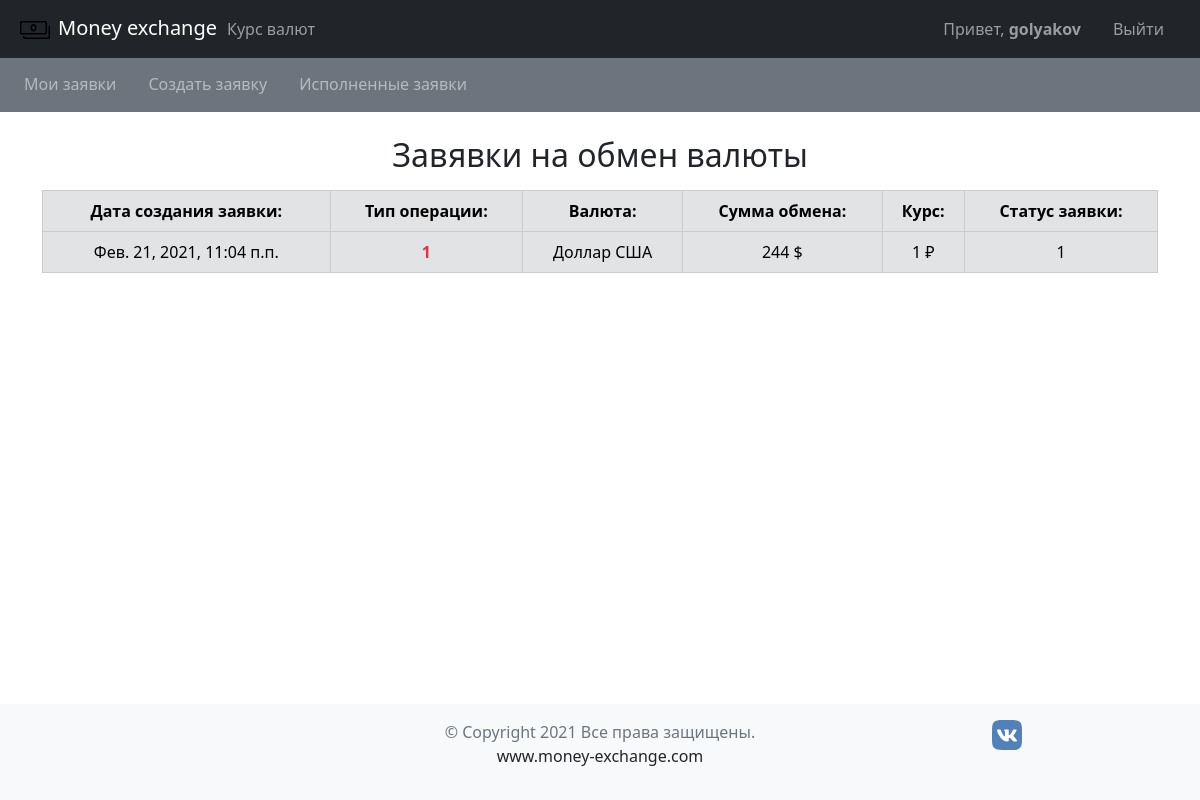
/orders/ (signed in), run on an earlier commit of the app's database.
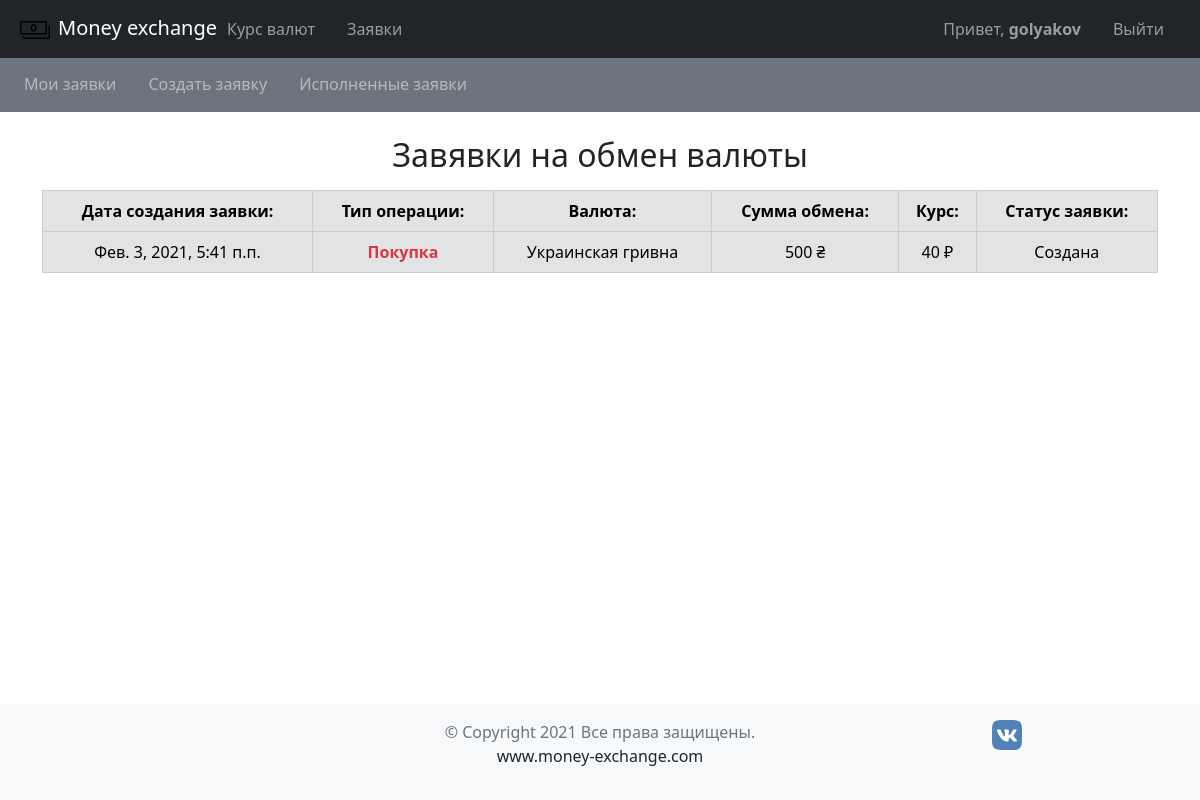
And on a later commit of the database.
### orders/models.py (models this page shows, shortened)
class Operation(models.Model):
    order = models.OneToOneField(
        Order,
        on_delete=models.CASCADE,
        verbose_name='Заказ'
        )
    operator = models.ForeignKey(
        'users.User',
        on_delete=models.SET_NULL, null=True,
        verbose_name='Оператор'
        )
    rate = models.PositiveIntegerField(
        verbose_name='Курс валюты'
        )
    update_at = models.DateTimeField(
        auto_now=True,
        editable=False,
        verbose_name='Дата обработки заявки'
        )
    status = models.CharField(
        choices=OPERATION_STATUS,
        auto_created='created', max_length=20,
        verbose_name='Статус операции'
        )
    class Meta():
        verbose_name = 'Операция'
        verbose_name_plural = 'Операции'

class Order(models.Model):
    user = models.ForeignKey(
        'users.User',
        on_delete=models.SET_NULL, null=True,
        verbose_name='Пользователь'
        )
    currency = models.ForeignKey(
        'currency.Currency',
        on_delete=models.SET_NULL, null=True,
        verbose_name='Валюта'
        )
    amount = models.PositiveIntegerField(
        verbose_name='Сумма',
        )
    created_at = models.DateTimeField(
        auto_now_add=True,
        editable=False, verbose_name='Дата заявки'
        )
    operation_type = models.CharField(
        max_length=10,
        choices=TYPE_STATUS, verbose_name='Тип операции'
        )
    class Meta():
        verbose_name = 'Заказ'
        verbose_name_plural = 'Заказы'

### currency/models.py (models this page shows, shortened)
class Currency(models.Model):
    name = models.CharField(
        max_length=30, unique=True,
        verbose_name='Наименование'
        )
    short_name = models.CharField(
        max_length=20, unique=True,
        verbose_name='Короткое наименование'
        )
    symbol = models.CharField(
        max_length=20, unique=True,
        verbose_name='Символ'
        )
    rate_sell = models.FloatField(
        default=1, verbose_name='Курс продажи'
        )
    rate_buy = models.FloatField(
        default=1, verbose_name='Курс покупки')
    class Meta():
        verbose_name = 'Валюта'
        verbose_name_plural = 'Валюта'

### orders/views.py (the view)
# urls.py: path('', views.get_my_orders, name='get_my_orders'),
@login_required
def get_my_orders(request):
    operations = Operation.objects.filter(order__user=request.user.pk)
    return render(request, 'orders/my_orders.html', {'operations': operations})

### templates/orders/my_orders.html (shortened to what this page needs)
{% extends "base.html" %}
{% block content %}
{% include "inc/_ordersmenu.html" %}
<div class="container">
  <h2 class="mt-4 text-center">Завявки на обмен валюты</h2>
  <table class="table mt-3 table-secondary table-bordered text-center">
    <thead class="text-center">
      <tr>
        <th scope="col">Дата создания заявки:</th>
        <th scope="col">Тип операции:</th>
        <th scope="col">Валюта:</th>
        <th scope="col">Сумма обмена:</th>
        <th scope="col">Курс:</th>
        <th scope="col">Статус заявки:</th>
      </tr>
    </thead>
{% for operation in operations %}
  <tbody>
    <tr>
      <td>{{operation.order.created_at}}</td>
      <th class=
      {% if operation.order.operation_type == "Sell" %}
      'text-success'
      {% else %}
      'text-danger'
      {% endif %}
      >{{ operation.order.get_operation_type_display }}</th>
      <td>{{operation.order.currency.name}}</td>
      <td>{{operation.order.amount}} {{operation.order.currency.symbol}}</td>
      <td>{{operation.rate}} ₽</td>
      <td>{{operation.get_status_display}}</td>
    </tr>
  </tbody>
{% endfor %}
  </table>
</div>
{% endblock content %}

### templates/inc/_navbar.html (shortened to what this page needs)
  <nav class="navbar navbar-expand-md navbar-dark fixed-top bg-dark">
    <div class="container-fluid">
        <a class="navbar-brand" href=" {% url "index" %}">
          {% load static %}
          <img src="{% static "img/money.svg"%}"  height=30 width=30 class="mx-2 img-fluid">Money exchange
        </a>
      <div class="collapse navbar-collapse" id="navbarCollapse">
        <ul class="navbar-nav mb-2 mb-md-0 mx-2">
          <li class="nav-item mx-2">
            <a class="nav-link" href="{% url "currency_rate" %}">Курс валют</a>
          </li>
          {% if perms.orders.add_order %}
          <li class="nav-item mx-2">
            <a class="nav-link" href="{% url "get_my_orders" %}">Заявки</a>
          </li>
          {% endif %}
        </ul>
        <ul class="navbar-nav ms-auto mb-2 mb-md-0 mx-2">
          {% if user.is_authenticated %}
          <li class="nav-item mx-2">
            <a href="{% url "user_settings" %}" class="nav-link">Привет, <b> {{user.username}} </b></a>
          </li>
          <li class="nav-item mx-2">
            <a href="{% url "user_logout" %}" class="nav-link">Выйти</a>
          </li>
          {% else %}
          <li class="nav-item mx-2">
            <a href="{% url "signin" %}" class="nav-link">Авторизация</a>
          </li>
          {% endif %}
        </ul>
      </div>
    </div>
  </nav>

What changed in the data, as far as the page shows it:
no longer on this page (row edited): Operation: order.created_at "Фев. 21, 2021, 11:04 п.п.", order.operation_type "1", order.currency.name "Доллар США", order.amount "244", order.currency.symbol "$", rate "1", status "1"
now on this page (row edited): Operation: order.created_at "Фев. 3, 2021, 5:41 п.п.", order.operation_type "Покупка", order.currency.name "Украинская гривна", order.amount "500", order.currency.symbol "₴", rate "40", status "Создана"
Also different on the page:
text now shown: "Заявки"
